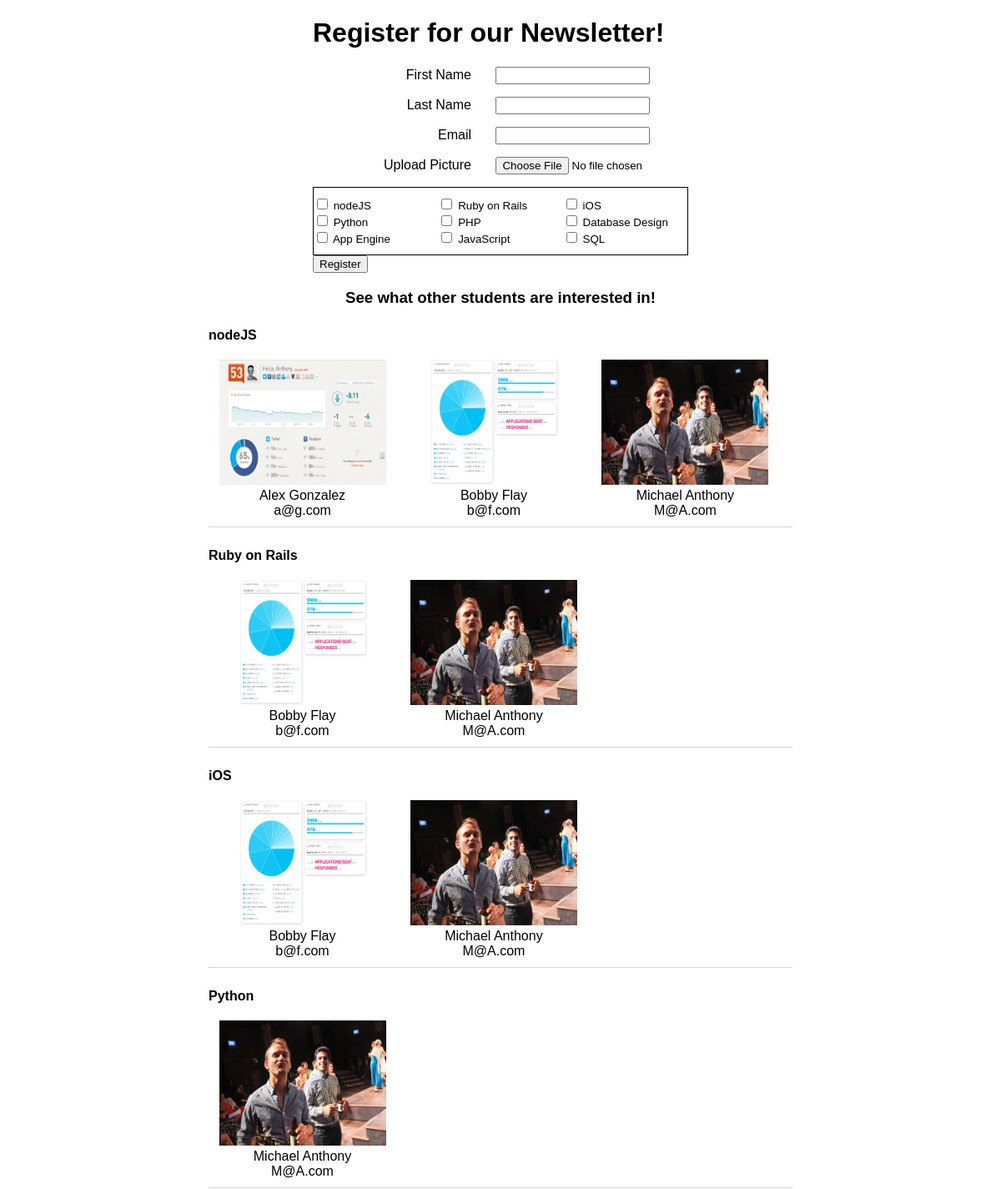
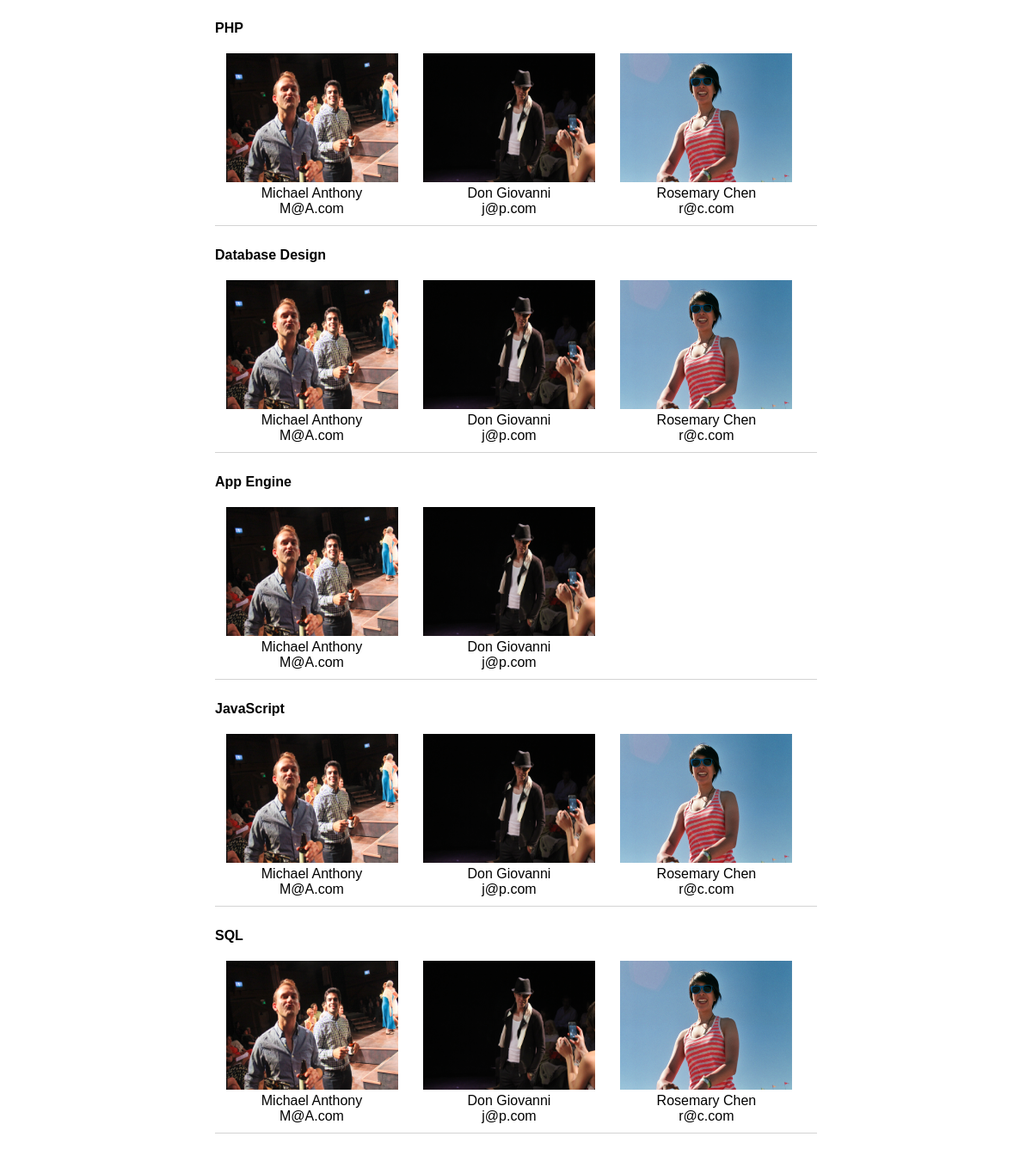
The page / on the database its author committed (2 pictures, top to bottom).
### tables this page shows
CREATE TABLE `topics` (
  `id` int(11) NOT NULL AUTO_INCREMENT,
  `name` varchar(45) DEFAULT NULL,
  `created_at` datetime DEFAULT NULL,
  `updated_at` datetime DEFAULT NULL,
  PRIMARY KEY (`id`)
);

CREATE TABLE `students` (
  `id` int(11) NOT NULL AUTO_INCREMENT,
  `first_name` varchar(45) DEFAULT NULL,
  `last_name` varchar(45) DEFAULT NULL,
  `email` varchar(45) DEFAULT NULL,
  `pic_url` varchar(255) DEFAULT NULL,
  `created_at` datetime DEFAULT NULL,
  `updated_at` datetime DEFAULT NULL,
  PRIMARY KEY (`id`)
);

### connection.php (called while the page is built, shortened)
<?php
function fetchAll($connection, $query){
	$data = array();
	$result = mysqli_query($connection, $query);
	while($row = mysqli_fetch_assoc($result))
	{
		$data[] = $row;
	}
	return $data;
}
?>

### index.php (the view, shortened to what this page needs)
<?php
	require('connection.php');
?>
<!DOCTYPE html>
<html>
<head>
	<link rel="stylesheet" type="text/css" href="global.css">
</head>
<body>
<div class="container">
	<div class="register">
		<h1>Register for our Newsletter!</h1>
		<form action="process.php" method="post" enctype='multipart/form-data'>
			<div class="account-info">
				<div class="row">
					<div class="col field-label">
						<label>First Name</label>
					</div>
					<div class="col">
						<input type="text" name="first_name">
					</div>
				</div>
				<div class="row">
					<div class="col field-label">
						<label>Last Name</label>
					</div>
					<div class="col">
						<input type="text" name="last_name">
					</div>
				</div>
				<div class="row">
					<div class="col field-label">
						<label>Email</label>
					</div>
					<div class="col">
						<input type="text" name="email">
					</div>
				</div>
				<div class="row">
					<div class="col field-label">
						<label>Upload Picture</label>
					</div>
					<div class="col">
						<input type="file" name="file">
					</div>
				</div>
			</div>
			<div class="topics">
				<?php
					$query = 'SELECT * FROM topics';
					$result = fetchAll($connection, $query);
					for ($i=0; $i < count($result); $i++) {
				?>
						<div class="item">
							  <input type="checkbox" name="topic[]" value="<?= $i ?>">
							  <label><?= $result[$i]["name"] ?></label>
						</div>
				<?php
					}
				?>
			</div>
			<input type="Submit" value="Register">
		</form>
	</div>
	<div class="data">
		<h3>See what other students are interested in!</h3>
		<?php
			$query = 'SELECT * FROM topics';
			$topicList = fetchAll($connection, $query);
			foreach ($topicList as $value){
				$query = 'SELECT students.first_name, students.last_name, students.email, students.pic_url
						  FROM students
						  JOIN topics_has_students ON topics_has_students.students_id = students.id
						  JOIN topics ON topics.id = topics_has_students.topics_id
						  WHERE (topics.id = '.$value['id'].')';
				$studentList = fetchAll($connection, $query);
				echo '<div class="topic-list">';
				echo '<h4>'.$value["name"].'</h4>';
				foreach ($studentList as $student){
					echo '<div class="subscribers">
						  	<img src="' . $student['pic_url'] . '">
						  	<h5>' . $student['first_name'] . ' ' . $student['last_name'] . '</h5>
						  	<h5>' . $student['email'] . '</h5>
						  </div> ';
				}
			echo '</div>';
			}
		?>
	</div>
</div>
</body>
</html>

### global.css (style rules this page uses)
.container { font-family: helvetica; }
.register { margin: 0 auto; width: 450px; }
.account-info .row { margin-bottom: 15px; }
.account-info .col { width: 190px; display: inline-block; }
.account-info .field-label { text-align: right; padding-right: 25px; }
.topics { margin: 0 auto; border: 1px solid black; padding: 10px 0px; }
.topics .item { width: 145px; display: inline-block; font-size: 10pt; }
.data { width: 700px; margin: 0 auto; }
.data h3 { text-align: center; }
.topic-list { margin: 25px 0px; }
.topic-list:not(:first-child) { border-bottom: 1px solid lightgray; }
.topic-list h4 { margin: 0px 0px 20px 0px; }
.subscribers { width: 225px; height: 200px; display: inline-block; text-align: center; }
.subscribers img { width: 200px; height: 150px; }
.subscribers h5 { margin: 0px; padding: 0px; font-size: 12pt; font-weight: normal; }

### rows shown on the page
topics: name "nodeJS"
topics: name "Ruby on Rails"
topics: name "iOS"
topics: name "Python"
topics: name "PHP"
topics: name "Database Design"
topics: name "App Engine"
topics: name "JavaScript"
topics: name "SQL"
students: pic_url (picture), first_name "Alex", last_name "Gonzalez", email "a@g.com"
students: pic_url (picture), first_name "Bobby", last_name "Flay", email "b@f.com"
students: pic_url (picture), first_name "Michael", last_name "Anthony", email "M@A.com"
students: pic_url (picture), first_name "Don", last_name "Giovanni", email "j@p.com"
students: pic_url (picture), first_name "Rosemary", last_name "Chen", email "r@c.com"
